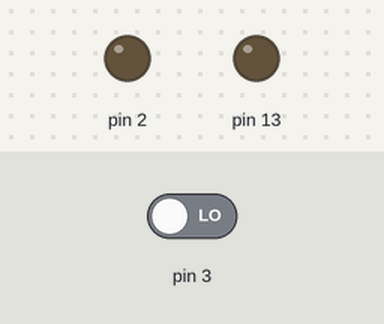
The sketch below on a simulated Arduino Uno, built with avr-gcc and run on an emulated ATmega328P. Parts: output pins drawn as LEDs (lit = HIGH). Dashed ring = blinking. Inputs (shaded band) come from the test bench; at power-on: pin 3 LOW.

Above: at 1.2 s.
1.3 s: pin 3 driven HIGH
At 1.8 s:
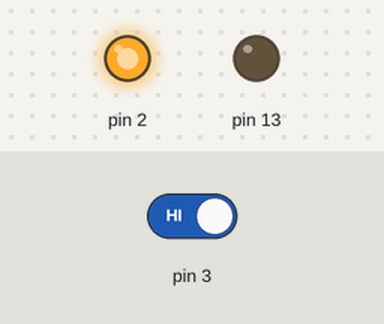
At 2.8 s:
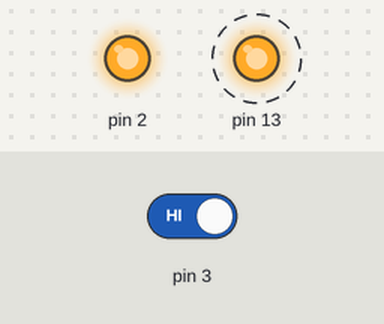
4.3 s: pin 3 driven LOW
At 6.8 s:
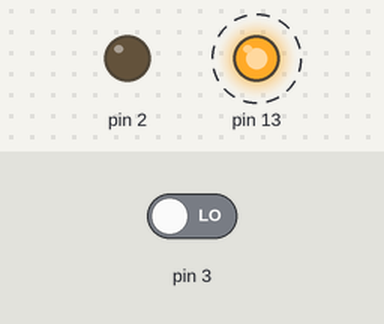
Timing chart, 0 to 13.3 s (numbered marks = the images above; inputs shaded):
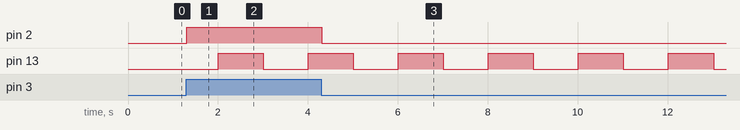

The sketch:

blink_with_button_delay_feb07c.ino
```cpp
unsigned long previousTime = 0;
boolean isOn = false;
void setup() {
  // put your setup code here, to run once:
  pinMode(13,OUTPUT);
  pinMode(2,OUTPUT);
  pinMode(3,INPUT);
}

void loop() {
  // put your main code here, to run repeatedly:

  unsigned long currentTime = millis();

  if(currentTime > previousTime + 1000){
    if(isOn){
      digitalWrite(13,HIGH);
    }else{
      digitalWrite(13,LOW);
    }
    isOn = !isOn;
    previousTime = currentTime;
  }


  int button = digitalRead(3);
  digitalWrite(2,button);
  delay(10);
}
```

Measured:
- after the input at 1.3 s, pin 2: LOW → HIGH at once
- after the input at 4.3 s, pin 2: HIGH → LOW at once
- by itself, pin 13: alternates HIGH for 1.0 s and LOW for 1.0 s
